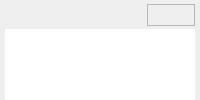
  <widget class="QDockWidget" name="ListDock">
   <property name="allowedAreas">
    <set>Qt::BottomDockWidgetArea|Qt::LeftDockWidgetArea|Qt::RightDockWidgetArea</set>
   </property>
   <property name="windowTitle">
    <string>Block List</string>
   </property>
   <attribute name="dockWidgetArea">
    <number>1</number>
   </attribute>
   <widget class="QWidget" name="dockWidgetContents_4">
    <layout class="QVBoxLayout" name="verticalLayout_2">
     <property name="spacing">
      <number>3</number>
     </property>
     <property name="leftMargin">
      <number>5</number>
     </property>
     <property name="topMargin">
      <number>4</number>
     </property>
     <property name="rightMargin">
      <number>5</number>
     </property>
     <property name="bottomMargin">
      <number>0</number>
     </property>
     <item alignment="Qt::AlignRight">
      <widget class="QFrame" name="listButtonFrame">
       <property name="sizePolicy">
        <sizepolicy hsizetype="Fixed" vsizetype="Fixed">
         <horstretch>0</horstretch>
         <verstretch>0</verstretch>
        </sizepolicy>
       </property>
       <property name="frameShape">
        <enum>QFrame::StyledPanel</enum>
       </property>
       <property name="frameShadow">
        <enum>QFrame::Raised</enum>
       </property>
       <layout class="QHBoxLayout" name="listButtonFrameLayout">
        <property name="leftMargin">
         <number>0</number>
        </property>
        <property name="topMargin">
         <number>0</number>
        </property>
        <property name="rightMargin">
         <number>0</number>
        </property>
        <property name="bottomMargin">
         <number>0</number>
        </property>
        <item>
         <widget class="QPushButton" name="bExpandAllList">
          <property name="maximumSize">
           <size>
            <width>20</width>
            <height>20</height>
           </size>
          </property>
          <property name="statusTip">
           <string>Expand All</string>
          </property>
          <property name="text">
           <string/>
          </property>
          <property name="icon">
           <iconset resource="../../res/nifskope.qrc">
            <normaloff>:/img/expand</normaloff>:/img/expand</iconset>
          </property>
          <property name="iconSize">
           <size>
            <width>16</width>
            <height>16</height>
           </size>
          </property>
          <property name="flat">
           <bool>true</bool>
          </property>
         </widget>
        </item>
        <item>
         <widget class="QPushButton" name="bCollapseAllList">
          <property name="maximumSize">
           <size>
            <width>20</width>
            <height>20</height>
           </size>
          </property>
          <property name="statusTip">
           <string>Collapse All</string>
          </property>
          <property name="text">
           <string/>
          </property>
          <property name="icon">
           <iconset resource="../../res/nifskope.qrc">
            <normaloff>:/img/collapse</normaloff>:/img/collapse</iconset>
          </property>
          <property name="iconSize">
           <size>
            <width>16</width>
            <height>16</height>
           </size>
          </property>
          <property name="flat">
           <bool>true</bool>
          </property>
         </widget>
        </item>
       </layout>
      </widget>
     </item>
     <item>
      <widget class="NifTreeView" name="list">
       <property name="contextMenuPolicy">
        <enum>Qt::CustomContextMenu</enum>
       </property>
       <property name="frameShape">
        <enum>QFrame::NoFrame</enum>
       </property>
       <property name="sizeAdjustPolicy">
        <enum>QAbstractScrollArea::AdjustToContentsOnFirstShow</enum>
       </property>
       <property name="alternatingRowColors">
        <bool>true</bool>
       </property>
       <property name="uniformRowHeights">
        <bool>true</bool>
       </property>
       <attribute name="headerMinimumSectionSize">
        <number>100</number>
       </attribute>
      </widget>
     </item>
    </layout>
   </widget>
  </widget>
